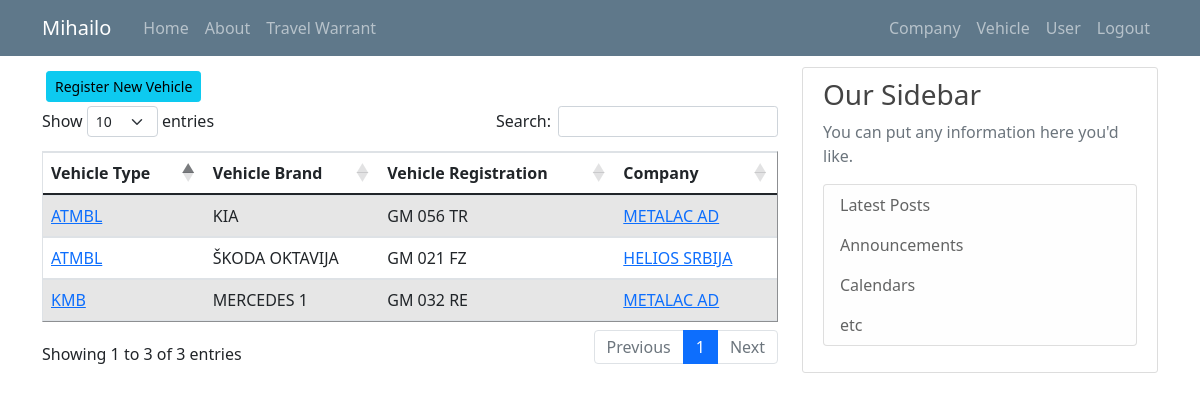
The page /vehicle_list (signed in) on the database as committed earlier.
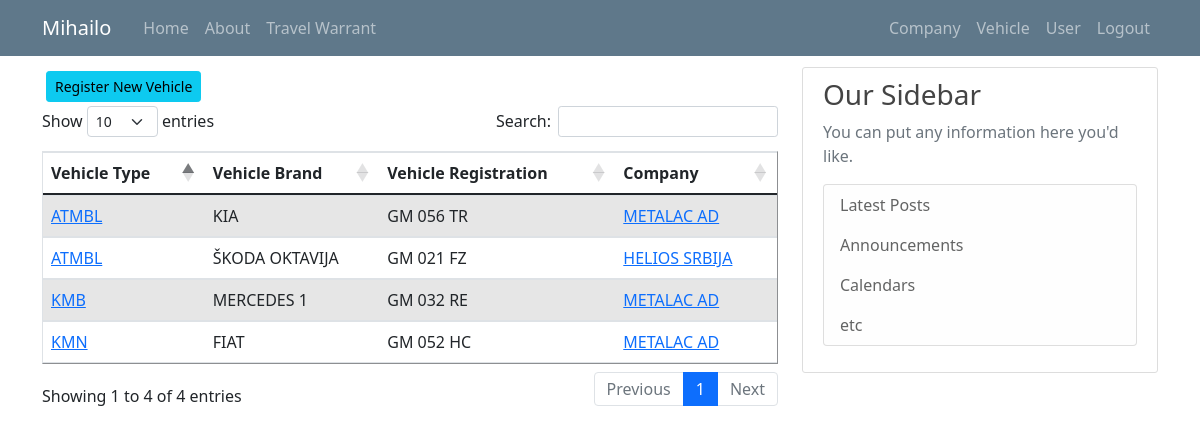
The same page on the database as committed later.
### putninalozi/models.py (models this page shows, shortened)
class User(db.Model, UserMixin):
    id = db.Column(db.Integer, primary_key=True)
    email = db.Column(db.String(120), unique=True, nullable=False)
    old_email = db.Column(db.String(120), unique=False, nullable=False)
    password = db.Column(db.String(60), nullable = False)
    name = db.Column(db.String(20), unique=False, nullable=False)
    surname = db.Column(db.String(20), unique=False, nullable=False)
    authorization = db.Column(db.String(10), nullable = False) # ovde treba da budu tipovi korisnika: S_admin, C_admin, C_user
    company_id = db.Column(db.Integer, db.ForeignKey('company.id'), nullable=True)
    travelwarrants = db.relationship('TravelWarrant', backref='travelwarrant_user', lazy=True)

class Vehicle(db.Model):
    id = db.Column(db.Integer, primary_key=True)
    vehicle_type = db.Column(db.String(10), nullable = False)
    vehicle_brand = db.Column(db.String(10), nullable = False)
    vehicle_registration = db.Column(db.String(12), nullable = False)
    company_id = db.Column(db.Integer, db.ForeignKey('company.id'), nullable=False)

class Company(db.Model):
    id = db.Column(db.Integer, primary_key=True)
    companyname = db.Column(db.String(20), unique=True, nullable=False)         #Helios, Metalac, Tetrapak, Foka, Papir Print
    company_address = db.Column(db.String(20), unique=False, nullable=False)
    company_address_number = db.Column(db.Integer, nullable=False)
    company_zip_code = db.Column(db.Integer, nullable=False)
    company_city = db.Column(db.String(20), unique=False, nullable=False)
    company_state = db.Column(db.String(20), unique=False, nullable=False)
    company_pib = db.Column(db.Integer, nullable=False)
    company_mb = db.Column(db.Integer, nullable=False)
    company_site = db.Column(db.String(20), unique=True, nullable=False) #vidi imali neki model tipa db.Link()
    company_mail = db.Column(db.String(120), unique=True, nullable=False)
    company_phone = db.Column(db.Integer, nullable=False)
    company_logo = db.Column(db.String(60), nullable=False)
    users = db.relationship('User', backref='user_company', lazy=True)
    vehicles = db.relationship('Vehicle', backref='vehicle_company', lazy=True)
    travelwarrants = db.relationship('TravelWarrant', backref='travelwarrants_company', lazy=True)

### putninalozi/vehicles/routes.py (the view)
@vehicles.route("/vehicle_list")
def vehicle_list():
    vehicles = Vehicle.query.all()
    return render_template('vehicle_list.html', title='Vehicles', vehicles=vehicles)

### putninalozi/models.py (called while the page is built)
@login_manager.user_loader
def load_user(user_id):
    return User.query.get(int(user_id))

### putninalozi/templates/vehicle_list.html (shortened to what this page needs)
{% extends "layout.html" %}
{% block content %}
{% if current_user.authorization != 'c_user' %}
  <a class="btn btn-info btn-sm m-1" href="{{ url_for('vehicles.register_v') }}">Register New Vehicle</a>
{% endif %}
<table id="data" border="1" class="table table-striped">
  {% if current_user.authorization == 's_admin' %}
    <thead>
      <tr>
        <th>Vehicle Type</th>
        <th>Vehicle Brand</th>
        <th>Vehicle Registration</th>
        <th>Company</th>
      </tr>
    </thead>
    <tbody>
      {% for vehicle in vehicles %}
        <tr>
          <td><a class="mr-2" href="{{ url_for('vehicles.vehicle_profile', vehicle_id=vehicle.id) }}" title="Edit Vehicle">{{ vehicle.vehicle_type }}</a></td>
          <td>{{ vehicle.vehicle_brand }}</td>
          <td>{{ vehicle.vehicle_registration }}</td>
          <td><a class="mr-2" href="#" title="Edit Company">{{ vehicle.vehicle_company.companyname }}</a></td>
        </tr>
      {% endfor %}
    </tbody>
  {% endif %}
</table>
{% endblock content%}

### putninalozi/templates/layout.html (shortened to what this page needs)
<!doctype html>
<html lang="en">
  <head>
    <link rel="stylesheet" href="https://cdn.jsdelivr.net/npm/bootstrap@4.3.1/dist/css/bootstrap.min.css">
    <link rel="stylesheet" type="text/css" href="{{ url_for('static', filename='main.css') }}">
    <link href="https://cdn.jsdelivr.net/npm/bootstrap@5.0.1/dist/css/bootstrap.min.css" rel="stylesheet">
    <link rel="stylesheet" type="text/css" href="https://cdn.datatables.net/1.10.25/css/dataTables.bootstrap5.css">
  </head>
  <body>
    <header class="site-header">
      <nav class="navbar navbar-expand-md navbar-dark bg-steel fixed-top">
        <div class="container">
          <a class="navbar-brand mr-4" href="/">{{ current_user.name }}</a>
          <div class="collapse navbar-collapse" id="navbarToggle">
            <div class="navbar-nav mr-auto">
              <a class="nav-item nav-link" href="{{ url_for('main.home') }}">Home</a>
              <a class="nav-item nav-link" href="{{ url_for('main.about') }}">About</a>
              <a class="nav-item nav-link" href="{{ url_for('travel_warrants.travel_warrant_list') }}">Travel Warrant</a>
            </div>
            <div class="navbar-nav">
              {% if current_user.is_authenticated %}
                {% if current_user.authorization == 's_admin' %}
                  <a class="nav-item nav-link" href="{{ url_for('companys.company_list') }}">Company</a>
                  <a class="nav-item nav-link" href="{{ url_for('vehicles.vehicle_list') }}">Vehicle</a>
                  <a class="nav-item nav-link" href="{{ url_for('users.user_list') }}">User</a>
                  <a class="nav-item nav-link" href="{{ url_for('users.logout') }}">Logout</a>
                {% else %}
                  <a class="nav-item nav-link" href="{{ url_for('users.user_list') }}">User</a>
                  <a class="nav-item nav-link" href="{{ url_for('users.logout') }}">Logout</a>
                {% endif %}
              {% else %}
                <a class="nav-item nav-link" href="{{ url_for('users.login') }}">Login</a>
              {% endif %}
            </div>
          </div>
        </div>
      </nav>
    </header>
    <main role="main" class="container">
      <div class="row">
        <div class="col-md-8">
          {% block content %}{% endblock %}
        </div>
        <div class="col-md-4">
          <div class="content-section">
            <h3>Our Sidebar</h3>
            <p class='text-muted'>You can put any information here you'd like.
              <ul class="list-group">
                <li class="list-group-item list-group-item-light">Latest Posts</li>
                <li class="list-group-item list-group-item-light">Announcements</li>
                <li class="list-group-item list-group-item-light">Calendars</li>
                <li class="list-group-item list-group-item-light">etc</li>
              </ul>
            </p>
          </div>
        </div>
      </div>
    </main>
  </body>
</html>

### putninalozi/static/main.css (style rules this page uses)
body { background: #fafafa; color: #333333; margin-top: 5rem; }
h1, h2, h3, h4, h5, h6 { color: #444444; }
.bg-steel { background-color: #5f788a; }
.site-header .navbar-nav .nav-link { color: #cbd5db; }
.content-section { background: #ffffff; padding: 10px 20px; border: 1px solid #dddddd; border-radius: 3px; margin-bottom: 20px; }

Rows that differ between the two databases and show on the page:
added Vehicle: vehicle_type "KMN", vehicle_brand "FIAT", vehicle_registration "GM 052 HC", vehicle_company.companyname "METALAC AD"
Other text that changed with them:
text written by a page script: "Show entries Search: Showing 1 to 3 of 3 entries Previous 1 Next" → "Show entries Search: Showing 1 to 4 of 4 entries Previous 1 Next"
